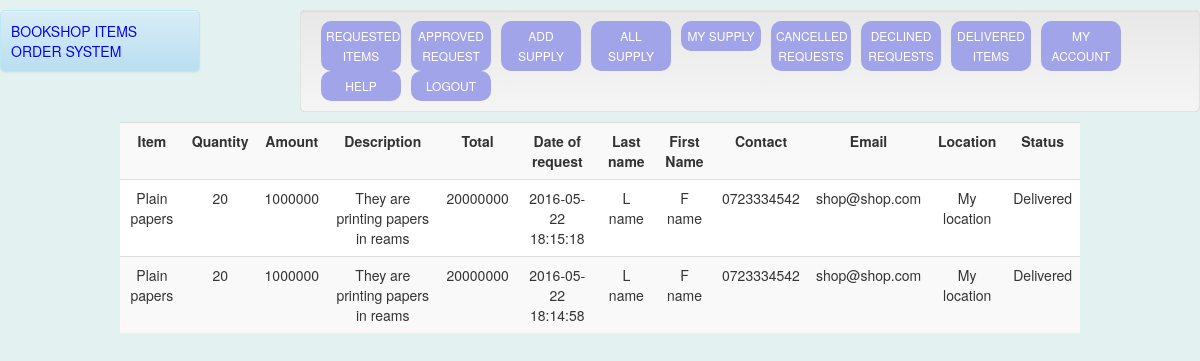
Screenshot of /supplier/delivered.php (signed in) with the database file from the repository.
### tables this page shows
CREATE TABLE IF NOT EXISTS `tbbook` (
  `bookid` int(15) NOT NULL AUTO_INCREMENT,
  `myid` int(15) DEFAULT NULL,
  `userid` varchar(50) DEFAULT NULL,
  `quantity` int(15) DEFAULT NULL,
  `amount` int(15) DEFAULT NULL,
  `status` enum('Pending','Approved','Delivered','Cancelled','Declined') DEFAULT 'Pending',
  `desc` varchar(200) DEFAULT NULL,
  `regdate` timestamp NULL DEFAULT CURRENT_TIMESTAMP ON UPDATE CURRENT_TIMESTAMP,
  PRIMARY KEY (`bookid`)
);

CREATE TABLE IF NOT EXISTS `tbuser` (
  `fname` varchar(30) NOT NULL,
  `lname` varchar(30) NOT NULL,
  `email` varchar(50) DEFAULT NULL,
  `address` varchar(50) NOT NULL,
  `phone` varchar(20) NOT NULL,
  `username` varchar(50) NOT NULL,
  `password` varchar(50) NOT NULL,
  `regdate` timestamp NULL DEFAULT CURRENT_TIMESTAMP ON UPDATE CURRENT_TIMESTAMP,
  PRIMARY KEY (`username`)
);

### supplier/delivered.php (the view, shortened to what this page needs)
<?php require_once('../Connections/bookcon.php'); ?>
<?php
if (!function_exists("GetSQLValueString")) {
function GetSQLValueString($theValue, $theType, $theDefinedValue = "", $theNotDefinedValue = "")
{
  $theValue = function_exists("mysql_real_escape_string") ? mysql_real_escape_string($theValue) : mysql_escape_string($theValue);
  switch ($theType) {
    case "long":
    case "int":
      $theValue = ($theValue != "") ? intval($theValue) : "NULL";
      break;
  }
  return $theValue;
}
}
$maxRows_RequestedItems = 10;
$pageNum_RequestedItems = 0;
$startRow_RequestedItems = $pageNum_RequestedItems * $maxRows_RequestedItems;
$colname_RequestedItems = "-1";
if (isset($_SESSION['MM_Username'])) {
  $colname_RequestedItems = $_SESSION['MM_Username'];
}
$query_RequestedItems = sprintf("SELECT tbbook.bookid, tbbook.myid, tbbook.userid, item.name,tbbook.quantity,tbbook.amount, tbbook.`desc`,coalesce(sum(tbbook.quantity*tbbook.amount),0)as total,tbbook.regdate,fname,lname,email,address,phone FROM tbbook,item,myitems,tbuser WHERE tbbook.status='Delivered' and tbbook.userid=tbuser.username and item.itemid=myitems.itemid and tbbook.myid=myitems.myid and myitems.suppid='".$colname_RequestedItems."' GROUP BY tbbook.bookid ORDER BY tbbook.regdate DESC", GetSQLValueString($colname_RequestedItems, "int"));
$query_limit_RequestedItems = sprintf("%s LIMIT %d, %d", $query_RequestedItems, $startRow_RequestedItems, $maxRows_RequestedItems);
$RequestedItems = mysql_query($query_limit_RequestedItems, $bookcon) or die(mysql_error());
$row_RequestedItems = mysql_fetch_assoc($RequestedItems);
?>
<!DOCTYPE html PUBLIC "-//W3C//DTD XHTML 1.0 Transitional//EN" "http://www.w3.org/TR/xhtml1/DTD/xhtml1-transitional.dtd">
<html xmlns="http://www.w3.org/1999/xhtml">
<head>
<link rel="stylesheet" href="../css/bootstrap-theme.min.css"  />
<link rel="stylesheet" href="../css/bootstrap-theme.css"  />
<link rel="stylesheet" href="../css/bootstrap.css"  />
<link rel="stylesheet" href="../css/bootstrap.min.css" />
<link rel="stylesheet" href="../css/sticky-footer-navbar.css"  />
<link rel="stylesheet" href="../css/bootstrapcss.css"  />
<link rel="stylesheet" href="../css/font-awesome.min.css"  />
<link rel="stylesheet" href="../css/jquery-ui.min.css"  />
<link rel="stylesheet" href="../css/styles.css"  />
</head>
<body>
<div id="evaheader" class="alert alert-info col-sm-2">
  <p> BOOKSHOP ITEMS ORDER SYSTEM</p>
</div>
<div id="menu" class="well col-sm-9 pull-right">
  <ul>
   <li><a href="request.php">Requested items</a></li>
    <li><a href="supply.php">Approved request</a></li>
    <li><a href="addsupply.php">Add Supply</a></li>
    <li><a href="alladdedsupply.php">All Supply</a></li>
    <li><a href="mysupply.php">My Supply</a></li>
    <li> <a href="cancelled.php"> Cancelled requests</a></li>
    <li> <a href="declined.php"> Declined requests</a></li>
    <li> <a href="delivered.php"> Delivered Items</a></li>
    <li> <a href="account.php"> my account</a></li>
    <li> <a href="help.php">Help</a></li>
    <li> <a href="logout.php"> Logout</a></li>
  </ul>
</div>
<table border="0" cellpadding="0" cellspacing="0" class="table table-striped">
  <tr>
    <td><div align="center"><strong>Item</strong></div></td>
    <td><div align="center"><strong>Quantity</strong></div></td>
    <td><div align="center"><strong>Amount</strong></div></td>
    <td><div align="center"><strong>Description</strong></div></td>
    <td><div align="center"><strong>Total</strong></div></td>
    <td><div align="center"><strong>Date of request</strong></div></td>
    <td><div align="center"><strong>Last name</strong></div></td>
    <td><div align="center"><strong>First Name</strong></div></td>
     <td><div align="center"><strong>Contact</strong></div></td>
    <td><div align="center"><strong>Email</strong></div></td>
    <td><div align="center"><strong>Location</strong></div></td>
     <td><div align="center"><strong>Status</strong></div></td>
  </tr>
  <?php do { ?>
    <tr>
      <td><div align="center"><?php echo $row_RequestedItems['name']; ?></div></td>
      <td><div align="center"><?php echo $row_RequestedItems['quantity']; ?></div></td>
      <td><div align="center"><?php echo $row_RequestedItems['amount']; ?></div></td>
      <td><div align="center"><?php echo $row_RequestedItems['desc']; ?></div></td>
      <td><div align="center"><?php echo $row_RequestedItems['total']; ?></div></td>
      <td><div align="center"><?php echo $row_RequestedItems['regdate']; ?></div></td>
      <td><div align="center"><?php echo $row_RequestedItems['lname']; ?></div></td>
      <td><div align="center"><?php echo $row_RequestedItems['fname']; ?></div></td>
      <td><div align="center"><?php echo $row_RequestedItems['phone']; ?></div></td>
      <td><div align="center"><?php echo $row_RequestedItems['email']; ?></div></td>
      <td><div align="center"><?php echo $row_RequestedItems['address']; ?></div></td>
       <td><div align="center">Delivered</div></td>
    </tr>
    <?php } while ($row_RequestedItems = mysql_fetch_assoc($RequestedItems)); ?>
</table>
</body>
</html>

### css/sticky-footer-navbar.css (style rules this page uses)
html { position: relative; min-height: 100%; }
body { margin-bottom: 60px; }

### css/styles.css (style rules this page uses)
body { background:#E4F1F1; }
#evaheader { border-radius:5px; padding:10px; margin-top:10px; color:blue; }
#evaheader p { text-transform:uppercase; }
.table { width:80%; margin:auto; background:white; }
#menu { background-color:green; border-radius:5px; padding:10px; margin:10px 0px; }
#menu ul { list-style-type: none; margin: 0; padding: 0; }
#menu ul a { display: block; text-decoration:none; color:white; font-size:12px; text-align:center; text-transform:uppercase; padding:5px; }
#menu li { background-color:#A2A4EA; border-radius:10px; width:80px; margin-left:10px; display:inline; }
#menu li { float: left; }
#menu a { display: block; }

### rows the page displays
tbbook: name "Plain papers", quantity "20", amount "1000000", desc "They are printing papers in reams", total "20000000", regdate "2016-05-22 18:15:18", userid.lname "L name", userid.fname "F name", userid.phone "0723334542", userid.email "shop@shop.com", userid.address "My location"
tbbook: name "Plain papers", quantity "20", amount "1000000", desc "They are printing papers in reams", total "20000000", regdate "2016-05-22 18:14:58", userid.lname "L name", userid.fname "F name", userid.phone "0723334542", userid.email "shop@shop.com", userid.address "My location"
